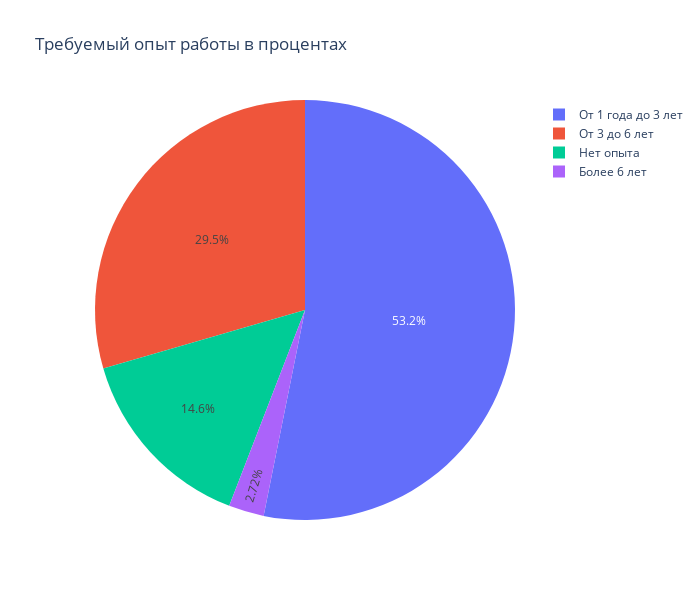

The notebook cell saved with this chart:
### Code cell
# результат запроса
df = pd.read_sql_query(query_4_5, connection) # используем метод read_sql_query, чтобы получить результаты запроса сразу в виде датафрейма
display(df)

# Создаем круговую диаграмму для визуализации полученных данных
fig = px.pie(
    df,
    values='Количество вакансий',
    names='Требуемый опыт работы',
    height=600,
    width=700,
    title='Требуемый опыт работы в процентах',
)
fig.show()

### Figure 1 — Plotly figure (JSON) as saved in the notebook; plotly's stock layout.template omitted (floating-point values rounded to 4 significant figures)
{"data": [{"domain": {"x": [0, 1], "y": [0, 1]}, "hovertemplate": "Требуемый опыт работы=%{label}<br>Количество вакансий=%{value}<extra></extra>", "labels": ["Более 6 лет", "Нет опыта", "От 3 до 6 лет", "От 1 года до 3 лет"], "legendgroup": "", "name": "", "showlegend": true, "type": "pie", "values": [1337, 7197, 14511, 26152]}], "layout": {"height": 600, "legend": {"tracegroupgap": 0}, "title": {"text": "Требуемый опыт работы в процентах"}, "width": 700}}
